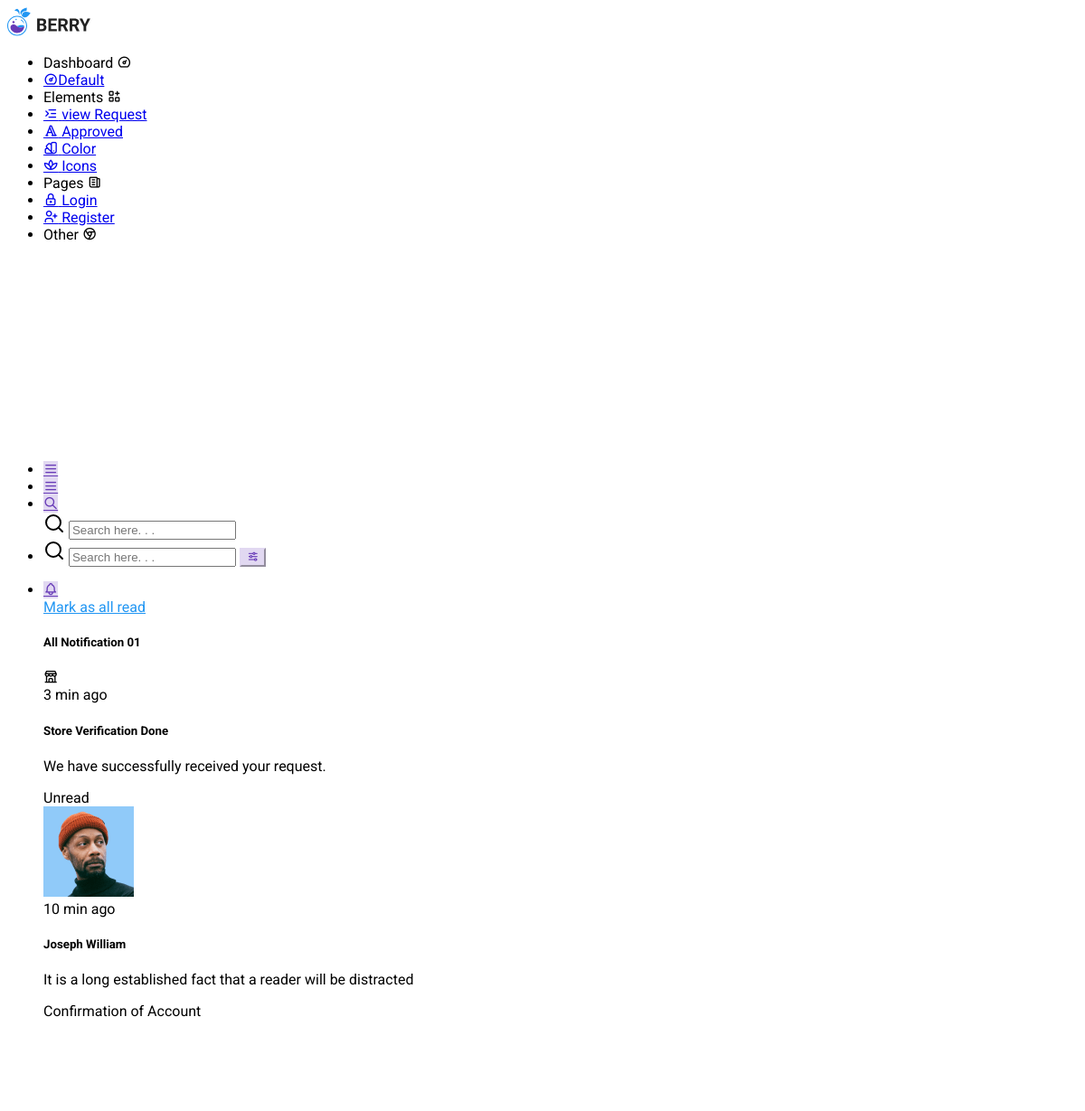
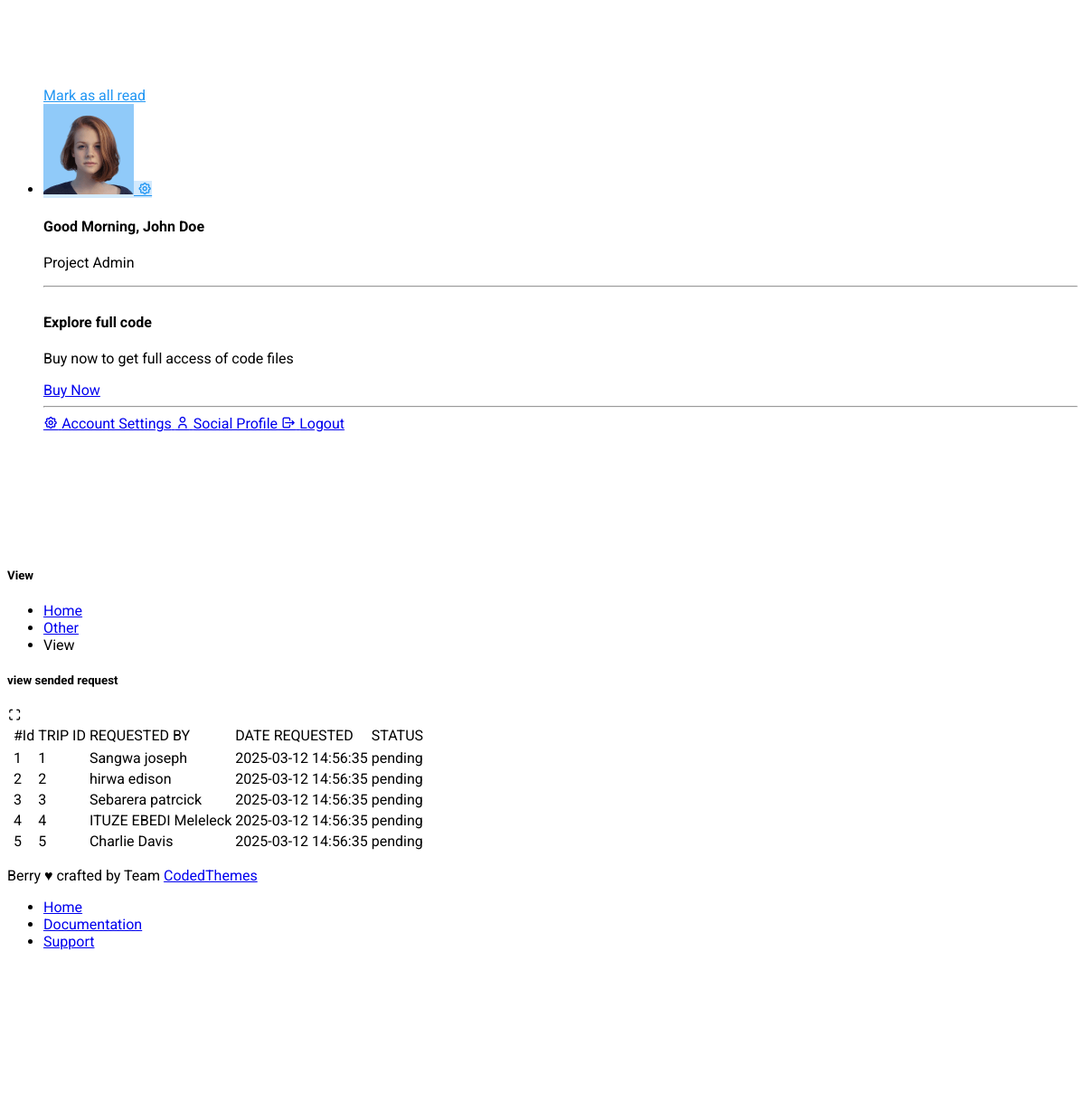
Screenshot of /request/viewrequest.php with the database file from the repository (2 pictures, top to bottom).
### tables this page shows
CREATE TABLE `request_for_trip` (
  `request_id` int(11) NOT NULL,
  `trip_id` int(11) DEFAULT NULL,
  `request_by` varchar(150) NOT NULL,
  `date_request` timestamp NOT NULL DEFAULT CURRENT_TIMESTAMP,
  `status` enum('pending','approved','declined') DEFAULT 'pending'
);

### request/viewrequest.php (the view, shortened to what this page needs)
<?php
include("../pages/conn.php");
?>
<!doctype html>
<html lang="en">
  <head>
<link rel="stylesheet" href="../assets/fonts/phosphor/duotone/style.css" />
<link rel="stylesheet" href="../assets/fonts/tabler-icons.min.css" />
<link rel="stylesheet" href="../assets/fonts/feather.css" />
<link rel="stylesheet" href="../assets/fonts/fontawesome.css" />
<link rel="stylesheet" href="../assets/fonts/material.css" />
<link rel="stylesheet" href="../assets/css/style.css" id="main-style-link" />
<link rel="stylesheet" href="../assets/css/style-preset.css" />
  </head>
  <body data-pc-preset="preset-1" data-pc-sidebar-theme="light" data-pc-sidebar-caption="true" data-pc-direction="ltr" data-pc-theme="light">
<nav class="pc-sidebar">
  <div class="navbar-wrapper">
    <div class="m-header">
      <a href="../dashboard/index.html" class="b-brand text-primary">
        <img src="../assets/images/logo-dark.svg" alt="" class="logo logo-lg" />
      </a>
    </div>
    <div class="navbar-content">
      <ul class="pc-navbar">
        <li class="pc-item pc-caption">
          <label>Dashboard</label>
          <i class="ti ti-dashboard"></i>
        </li>
        <li class="pc-item">
          <a href="../dashboard/index.html" class="pc-link"
            ><span class="pc-micon"><i class="ti ti-dashboard"></i></span><span class="pc-mtext">Default</span></a
          >
        </li>
        <li class="pc-item pc-caption">
          <label>Elements</label>
          <i class="ti ti-apps"></i>
        </li>
        <li class="pc-item">
          <a href="#" class="pc-link">
            <span class="pc-micon"><i class="ti ti-indent-increase"></i></span>
            <span class="pc-mtext">view Request</span>
          </a>
        </li>
        <li class="pc-item">
          <a href="../elements/bc_typography.html" class="pc-link">
            <span class="pc-micon"><i class="ti ti-typography"></i></span>
            <span class="pc-mtext">Approved</span>
          </a>
        </li>
        <li class="pc-item">
          <a href="../elements/bc_color.html" class="pc-link">
            <span class="pc-micon"><i class="ti ti-color-swatch"></i></span>
            <span class="pc-mtext">Color</span>
          </a>
        </li>
        <li class="pc-item">
          <a href="../elements/icon-tabler.html" class="pc-link">
            <span class="pc-micon"><i class="ti ti-plant-2"></i></span>
            <span class="pc-mtext">Icons</span>
          </a>
        </li>
        <li class="pc-item pc-caption">
          <label>Pages</label>
          <i class="ti ti-news"></i>
        </li>
        <li class="pc-item">
          <a class="pc-link" target="_blank" href="../pages/login-v3.html">
            <span class="pc-micon"><i class="ti ti-lock"></i></span>
            <span class="pc-mtext">Login</span>
          </a>
        </li>
        <li class="pc-item">
          <a href="../pages/register-v3.html" target="_blank" class="pc-link">
            <span class="pc-micon"><i class="ti ti-user-plus"></i></span>
            <span class="pc-mtext">Register</span>
          </a>
        </li>
        <li class="pc-item pc-caption">
          <label>Other</label>
          <i class="ti ti-brand-chrome"></i>
        </li>
    </div>
  </div>
</nav>
<header class="pc-header">
  <div class="header-wrapper">
<div class="me-auto pc-mob-drp">
  <ul class="list-unstyled">
    <li class="pc-h-item header-mobile-collapse">
      <a href="#" class="pc-head-link head-link-secondary ms-0" id="sidebar-hide">
        <i class="ti ti-menu-2"></i>
      </a>
    </li>
    <li class="pc-h-item pc-sidebar-popup">
      <a href="#" class="pc-head-link head-link-secondary ms-0" id="mobile-collapse">
        <i class="ti ti-menu-2"></i>
      </a>
    </li>
    <li class="dropdown pc-h-item d-inline-flex d-md-none">
      <a
        class="pc-head-link head-link-secondary dropdown-toggle arrow-none m-0"
        data-bs-toggle="dropdown"
        href="#"
        role="button"
        aria-haspopup="false"
        aria-expanded="false"
      >
        <i class="ti ti-search"></i>
      </a>
      <div class="dropdown-menu pc-h-dropdown drp-search">
        <form class="px-3">
          <div class="mb-0 d-flex align-items-center">
            <i data-feather="search"></i>
            <input type="search" class="form-control border-0 shadow-none" placeholder="Search here. . ." />
          </div>
        </form>
      </div>
    </li>
    <li class="pc-h-item d-none d-md-inline-flex">
      <form class="header-search">
        <i data-feather="search" class="icon-search"></i>
        <input type="search" class="form-control" placeholder="Search here. . ." />
        <button class="btn btn-light-secondary btn-search"><i class="ti ti-adjustments-horizontal"></i></button>
      </form>
    </li>
  </ul>
</div>
<div class="ms-auto">
  <ul class="list-unstyled">
    <li class="dropdown pc-h-item">
      <a
        class="pc-head-link head-link-secondary dropdown-toggle arrow-none me-0"
        data-bs-toggle="dropdown"
        href="#"
        role="button"
        aria-haspopup="false"
        aria-expanded="false"
      >
        <i class="ti ti-bell"></i>
      </a>
      <div class="dropdown-menu dropdown-notification dropdown-menu-end pc-h-dropdown">
        <div class="dropdown-header">
          <a href="#!" class="link-primary float-end text-decoration-underline">Mark as all read</a>
          <h5>
            All Notification
            <span class="badge bg-warning rounded-pill ms-1">01</span>
          </h5>
        </div>
        <div class="dropdown-header px-0 text-wrap header-notification-scroll position-relative" style="max-height: calc(100vh - 215px)">
          <div class="list-group list-group-flush w-100">
            <div class="list-group-item list-group-item-action">
              <div class="d-flex">
                <div class="flex-shrink-0">
                  <div class="user-avtar bg-light-success"><i class="ti ti-building-store"></i></div>
                </div>
                <div class="flex-grow-1 ms-1">
                  <span class="float-end text-muted">3 min ago</span>
                  <h5>Store Verification Done</h5>
                  <p class="text-body fs-6">We have successfully received your request.</p>
                  <div class="badge rounded-pill bg-light-danger">Unread</div>
                </div>
              </div>
            </div>
            <div class="list-group-item list-group-item-action">
              <div class="d-flex">
                <div class="flex-shrink-0">
                  <img src="../assets/images/user/avatar-3.jpg" alt="user-image" class="user-avtar" />
                </div>
                <div class="flex-grow-1 ms-1">
                  <span class="float-end text-muted">10 min ago</span>
                  <h5>Joseph William</h5>
                  <p class="text-body fs-6">It is a long established fact that a reader will be distracted</p>
                  <div class="badge rounded-pill bg-light-success">Confirmation of Account</div>
                </div>
              </div>
            </div>
          </div>
        </div>
        <div class="text-center py-2">
          <a href="#!" class="link-primary">Mark as all read</a>
        </div>
      </div>
    </li>
    <li class="dropdown pc-h-item header-user-profile">
      <a
        class="pc-head-link head-link-primary dropdown-toggle arrow-none me-0"
        data-bs-toggle="dropdown"
        href="#"
        role="button"
        aria-haspopup="false"
        aria-expanded="false"
      >
        <img src="../assets/images/user/avatar-2.jpg" alt="user-image" class="user-avtar" />
        <span>
          <i class="ti ti-settings"></i>
        </span>
      </a>
      <div class="dropdown-menu dropdown-user-profile dropdown-menu-end pc-h-dropdown">
        <div class="dropdown-header">
          <h4>
            Good Morning,
            <span class="small text-muted">John Doe</span>
          </h4>
          <p class="text-muted">Project Admin</p>
          <hr />
          <div class="profile-notification-scroll position-relative" style="max-height: calc(100vh - 280px)">
            <div class="upgradeplan-block bg-light-warning rounded">
              <h4>Explore full code</h4>
              <p class="text-muted">Buy now to get full access of code files</p>
              <a href="https://codedthemes.com/item/berry-bootstrap-5-admin-template/" target="_blank" class="btn btn-warning">Buy Now</a>
            </div>
            <hr />
            <a href="../application/account-profile-v1.html" class="dropdown-item">
              <i class="ti ti-settings"></i>
              <span>Account Settings</span>
            </a>
            <a href="../application/social-profile.html" class="dropdown-item">
              <i class="ti ti-user"></i>
              <span>Social Profile</span>
            </a>
            <a href="../pages/login-v1.html" class="dropdown-item">
              <i class="ti ti-logout"></i>
              <span>Logout</span>
            </a>
          </div>
        </div>
      </div>
    </li>
  </ul>
</div>
</div>
</header>
    <div class="pc-container">
      <div class="pc-content">
        <div class="page-header">
          <div class="page-block">
            <div class="row align-items-center">
              <div class="col">
                <div class="page-header-title">
                  <h5 class="m-b-10">View  </h5>
                </div>
              </div>
              <div class="col-auto">
                <ul class="breadcrumb">
                  <li class="breadcrumb-item"><a href="../dashboard/index.html">Home</a></li>
                  <li class="breadcrumb-item"><a href="javascript: void(0)">Other</a></li>
                  <li class="breadcrumb-item" aria-current="page">View</li>
                </ul>
              </div>
            </div>
          </div>
        </div>
        <div class="row">
          <div class="col-sm-12">
            <div class="card">
              <div class="card-header">
                <h5>view  sended request</h5>
              </div>
              <div class="card-body">
                <i class="ti ti-maximize"></i>
                <table class ="table table-hover">
                  <thead>
                    <th>
                      <td>#Id</td>
                      <td>TRIP ID </td>
                      <td>REQUESTED  BY</td>
                      <td>DATE REQUESTED </td>
                      <td>STATUS </td>
                    </th>
                  </thead>
                  <tbody>
                    <tr>
                      <?php
                        $sqluser = "SELECT * FROM `request_for_trip`";
                       $result2 = $conn->query($sqluser);
                      if($result2->num_rows > 0 ){
                          $id = 0;
                           while($row2 = $result2->fetch_array()){
                           $id ++;
                         ?>
                <tbody>
                  <tr>
                    <td>  </td>
                    <td> <?php echo $id;?> </td>
                    <td><?php echo $row2[1];?> </td>
                    <td><?php echo $row2[2];?></td>
                    <td><?php echo $row2[3];?></td>
                    <td><?php echo "<span class ='text-warning'>".$row2[4]."</span>";?></td>
                    <td>
                    </tr>
                    </tbody>
         <?php
        }
      }else{
         echo "no result found!!";
      }
     ?>
                  </table>
              </div>
            </div>
          </div>
        </div>
      </div>
    </div>
    <footer class="pc-footer">
      <div class="footer-wrapper container-fluid">
        <div class="row">
          <div class="col-sm-6 my-1">
            <p class="m-0">
              Berry &#9829; crafted by Team
              <a href="https://themeforest.net/user/codedthemes" target="_blank">CodedThemes</a>
            </p>
          </div>
          <div class="col-sm-6 ms-auto my-1">
            <ul class="list-inline footer-link mb-0 justify-content-sm-end d-flex">
              <li class="list-inline-item"><a href="../index.html">Home</a></li>
              <li class="list-inline-item"><a href="https://codedthemes.gitbook.io/berry-bootstrap/" target="_blank">Documentation</a></li>
              <li class="list-inline-item"><a href="https://codedthemes.support-hub.io/" target="_blank">Support</a></li>
            </ul>
          </div>
        </div>
      </div>
    </footer>
  </body>
</html>

### rows the page displays
request_for_trip: trip "1", request_by "Sangwa joseph", date_request "2025-03-12 14:56:35", status "pending"
request_for_trip: trip "2", request_by "hirwa edison", date_request "2025-03-12 14:56:35", status "pending"
request_for_trip: trip "3", request_by "Sebarera patrcick", date_request "2025-03-12 14:56:35", status "pending"
request_for_trip: trip "4", request_by "ITUZE EBEDI Meleleck", date_request "2025-03-12 14:56:35", status "pending"
request_for_trip: trip "5", request_by "Charlie Davis", date_request "2025-03-12 14:56:35", status "pending"
